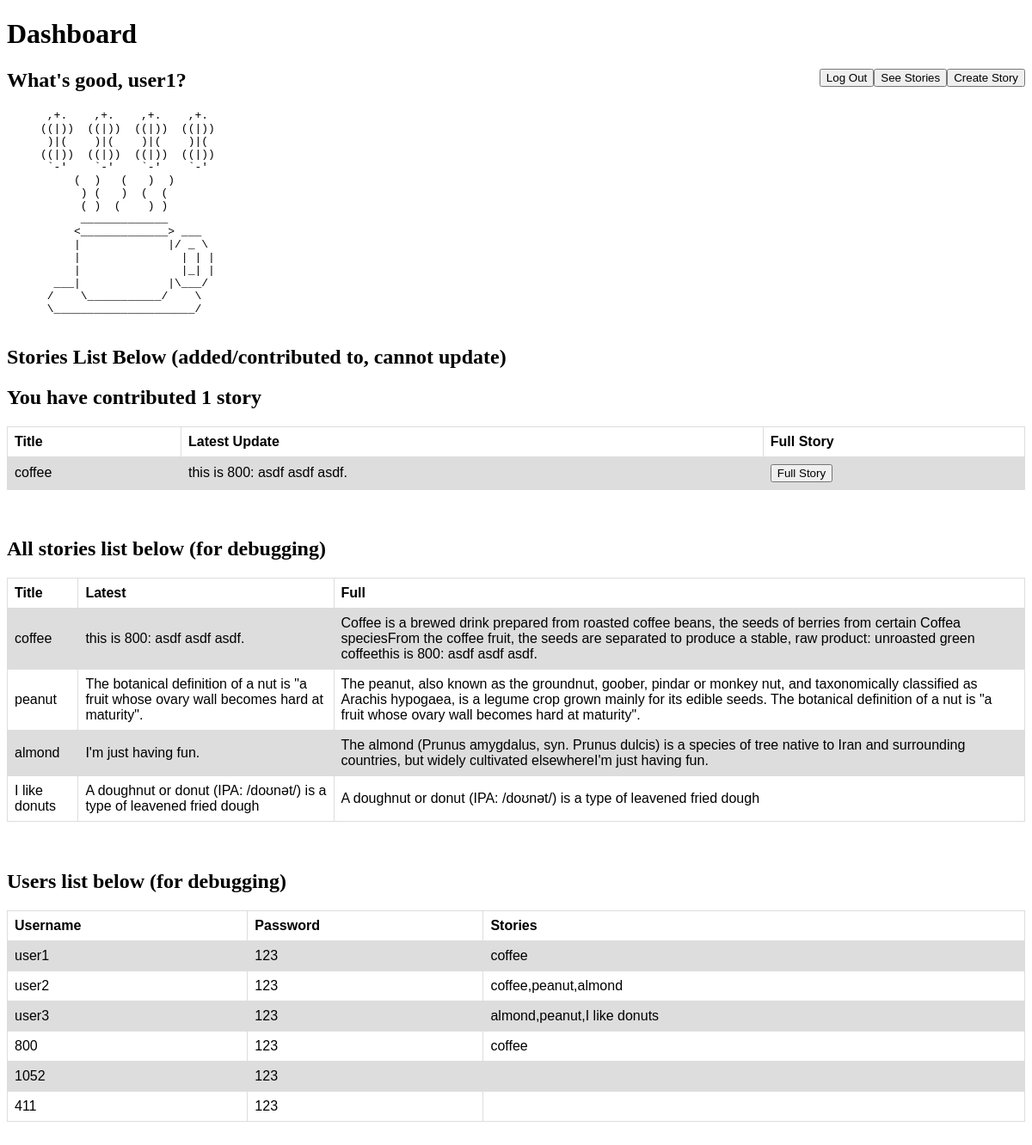
The app's page /dashboard (signed in) with its own data.
### tables this page shows
CREATE TABLE users (username TEXT, password TEXT, stories TEXT);

CREATE TABLE stories (name TEXT, latestUpdate TEXT, fullStory TEXT);

### __init__.py (the view)
@app.route("/dashboard")
def dashboard():
    if not session.get(logged_in_user):
        return render_template('main_page.html')
    c.execute("SELECT stories FROM users WHERE username = (?)", (logged_in_user,))
    userStories = c.fetchall()
    userStoriesList = list(userStories[0][0].split(","))
    num_stories = len(userStoriesList)
    if (num_stories == 1) and (userStoriesList[0] == ''):
        num_stories = 0
    stories_list = []
    for story in userStoriesList:
        c.execute("SELECT * FROM stories where name = (?)", (story,))
        row = c.fetchall()
        stories_list.append(row)
    c.execute("SELECT * FROM users")
    users_list = [line for line in c]
    c.execute("SELECT * FROM stories")
    db_stories_list = [line for line in c]
    return render_template(
        "dashboard.html",
        username=logged_in_user,         # so we can see username when we log in
        num_stories=num_stories,         # num of stories the user has added/contributed to
        stories_list=stories_list,       # shows the tables user has added/contributed to
        db_stories_list=db_stories_list, # shows title,latest,full for debugging
        users_list=users_list,           # shows user,pass,titles for debugging
        )

### templates/dashboard.html (shortened to what this page needs)
<!DOCTYPE html>
<html>
  <head>
    <link rel="stylesheet" href="static/css/my_style.css">
    <h1>Dashboard</h1>
  </head>
  <body>
    <form action="/create_story" style="float:right">
      <input type="submit" value="Create Story">
    </form>
    <form action="/see_stories" style="float:right">
      <input type="submit" value="See Stories">
    </form>
    <form action="/logout" method="POST" style="float:right">
      <input type="submit" value="Log Out">
    </form>
    <h2>What's good, {{username}}?</h2>
    <pre>
      ,+.    ,+.    ,+.    ,+.
     ((|))  ((|))  ((|))  ((|))
      )|(    )|(    )|(    )|(
     ((|))  ((|))  ((|))  ((|))
      `-'    `-'    `-'    `-'
          (  )   (   )  )
           ) (   )  (  (
           ( )  (    ) )
           _____________
          <_____________> ___
          |             |/ _ \
          |               | | |
          |               |_| |
       ___|             |\___/
      /    \___________/    \
      \_____________________/
    </pre>
    <h2>Stories List Below (added/contributed to, cannot update)</h2>
    {% if (num_stories == 1) %}
      <h2>You have contributed {{num_stories}} story</h2>
    {% else %}
      <h2>You have contributed {{num_stories}} stories</h2>
    {% endif %}
    <table>
      <tr>
        <th>Title</th>
        <th>Latest Update</th>
        <th>Full Story</th>
      </tr>
      {% if (num_stories != 0) %}
        {% for story_info in stories_list %}
          <tr>
            <td>{{story_info[0][0]}}</td>
            <td>{{story_info[0][1]}}</td>
            <td>
              <form action="/full_story" method="post">
                <input type="submit" value="Full Story">
              </form>
            </td
          </tr>
        {% endfor %}
      {% else %}
        <td></td>
        <td></td>
        <td></td>
      {% endif %}
    </table>
    <br>
    <br>
    <h2>All stories list below (for debugging)</h2>
    <table>
      <tr>
        <th>Title</th>
        <th>Latest</th>
        <th>Full</th>
      </tr>
      {% for story_info in db_stories_list%}
      <tr>
        {% for col in story_info %}
          <td>{{col}}</td>
        {% endfor %}
      </tr>
      {% endfor %}
    </table>
    <br>
    <br>
    <h2>Users list below (for debugging)</h2>
    <table>
      <tr>
        <th>Username</th>
        <th>Password</th>
        <th>Stories</th>
      </tr>
      {% for user_info in users_list %}
      <tr>
        {% for col in user_info %}
          <td>{{col}}</td>
        {% endfor %}
      </tr>
      {% endfor %}
    </table>
    <br>
    <br>
  </body>
</html>

### static/css/my_style.css (style rules this page uses)
table { font-family: arial, sans-serif; border-collapse: collapse; width: 100%; }
td, th { border: 1px solid #dddddd; text-align: left; padding: 8px; }
tr:nth-child(even) { background-color: #dddddd; }

### records on screen
users: username "user1", password "123", stories "coffee"
stories: name "coffee", latestUpdate "this is 800: asdf asdf asdf.", fullStory "Coffee is a brewed drink prepared from roasted coffee beans, the seeds of berries from certain Coffea speciesFrom the coffee fruit, the seeds are separated to produce a stable, raw product: unroasted green coffeethis is 800: asdf asdf asdf."
stories: name "peanut", latestUpdate "The botanical definition of a nut is \"a fruit whose ovary wall becomes hard at maturity\".", fullStory "The peanut, also known as the groundnut, goober, pindar or monkey nut, and taxonomically classified as Arachis hypogaea, is a legume crop grown mainly for its edible seeds. The botanical definition of a nut is \"a fruit whose ovary wall becomes hard at maturity\"."
stories: name "almond", latestUpdate "I'm just having fun.", fullStory "The almond (Prunus amygdalus, syn. Prunus dulcis) is a species of tree native to Iran and surrounding countries, but widely cultivated elsewhereI'm just having fun."
stories: name "I like donuts", latestUpdate "A doughnut or donut (IPA: /doʊnət/) is a type of leavened fried dough", fullStory "A doughnut or donut (IPA: /doʊnət/) is a type of leavened fried dough"
users: username "user2", password "123", stories "coffee,peanut,almond"
users: username "user3", password "123", stories "almond,peanut,I like donuts"
users: username "800", password "123", stories "coffee"
users: username "1052", password "123"
users: username "411", password "123"

### other values on screen
{{ num_stories }} "1"
